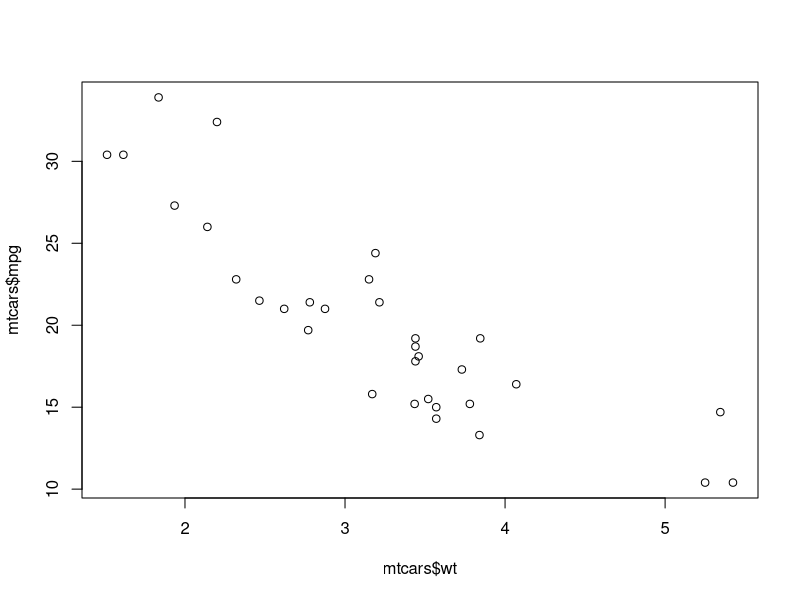
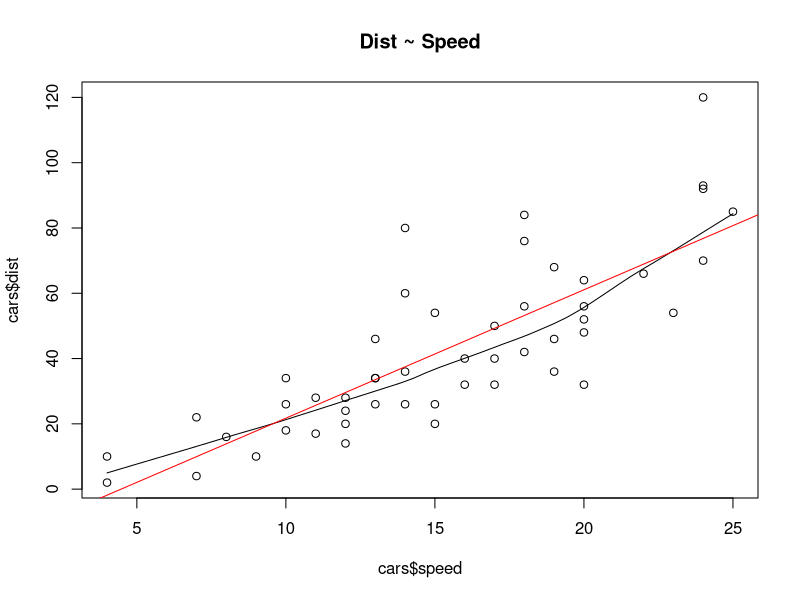

Recreate these plots in R, in order.
## ---- chunk 1
knitr::opts_chunk$set(echo = TRUE)
## ---- chunk 2
data("mtcars")
plot(mtcars$wt, mtcars$mpg)
cor.test(mtcars$wt, mtcars$mpg)
cor.test(mtcars$wt, mtcars$mpg, "less")
## ---- chunk 3
data("cars")
scatter.smooth(x=cars$speed, y=cars$dist, main="Dist ~ Speed")
lr <- lm(dist ~ speed, data=cars)
lr
summary(lr)
abline(lr, col="red")
